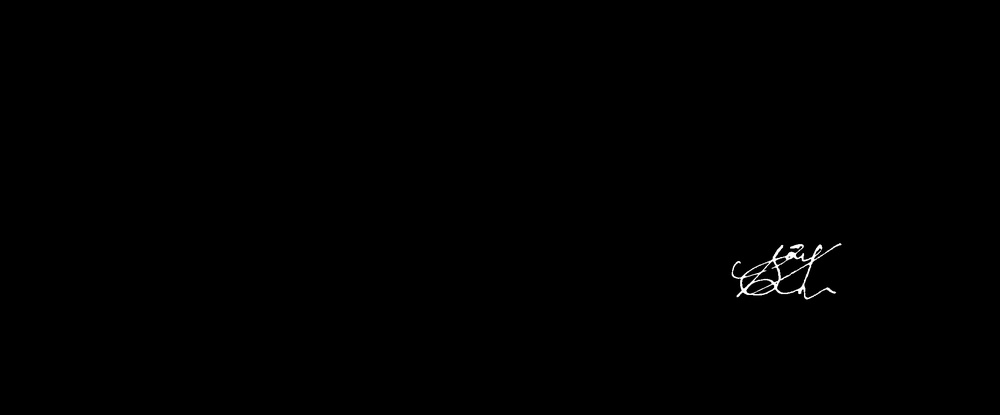
#> input picture Tests/TrainSet/y/y_045.jpeg, 1000 x 415 px, shrunk from 2240 x 930 before the run, found by its file name
$ python removeWhiteSpace.py
#> lines starting #> are read from the running program, lines starting #| are printed output that depends on the picture; after the words box and inside, x2 and y2 are one past the last pixel; in counts of white or black regions, pixels touching at a corner belong together
import numpy as np
import cv2


img = cv2.imread('C:\\Users\\pc\\Desktop\\SDGP\\y_045.jpeg')  # Read in the image and convert to grayscale
#> img is the input picture: shape (415, 1000, 3); min 0, max 255, mean 0.6
img = img[:-20,:-20] # Perform pre-cropping
#> img: shape (395, 980, 3)
gray = cv2.cvtColor(img, cv2.COLOR_BGR2GRAY)
gray = 255*(gray < 128).astype(np.uint8)  # To invert the text to white
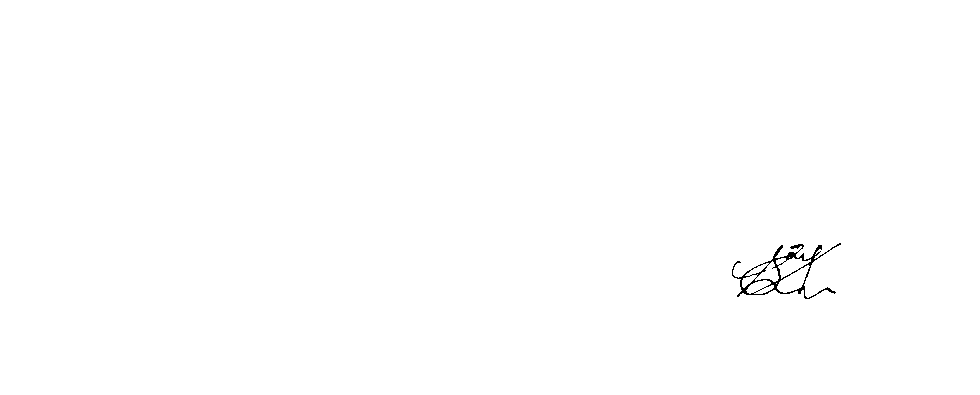
#> gray: shape (395, 980); 99.8% white; black in thin lines or dots, all inside (x1, y1, x2, y2) = (732, 243, 841, 299)
gray = cv2.morphologyEx(gray, cv2.MORPH_OPEN, np.ones((2, 2), dtype=np.uint8))  # Perform noise filtering
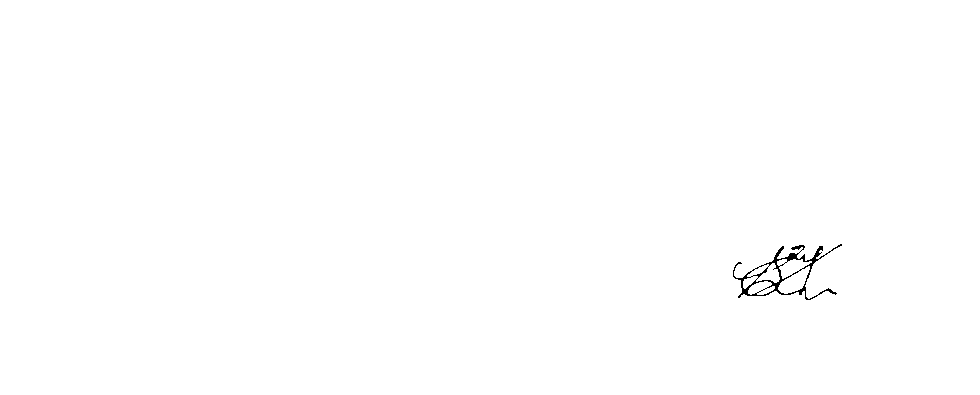
#> gray: shape (395, 980); 99.7% white; black in thin lines or dots, all inside (x1, y1, x2, y2) = (733, 244, 842, 300)
coords = cv2.findNonZero(gray)  # Find all non-zero points (text)
#> coords = contour of 386123 points, box (x1, y1, x2, y2) (0, 0, 980, 395), area 0
x, y, w, h = cv2.boundingRect(coords)  # Find minimum spanning bounding box
#> x = 0; y = 0; w = 980; h = 395
rect = img[y:y+h, x:x+w]  # Crop the image - note we do this on the original image
cv2.waitKey(0)
cv2.destroyAllWindows()
cv2.imwrite("C:\\Users\\pc\\Desktop\\SDGP\\y_045.jpeg", rect)  # Save the image
